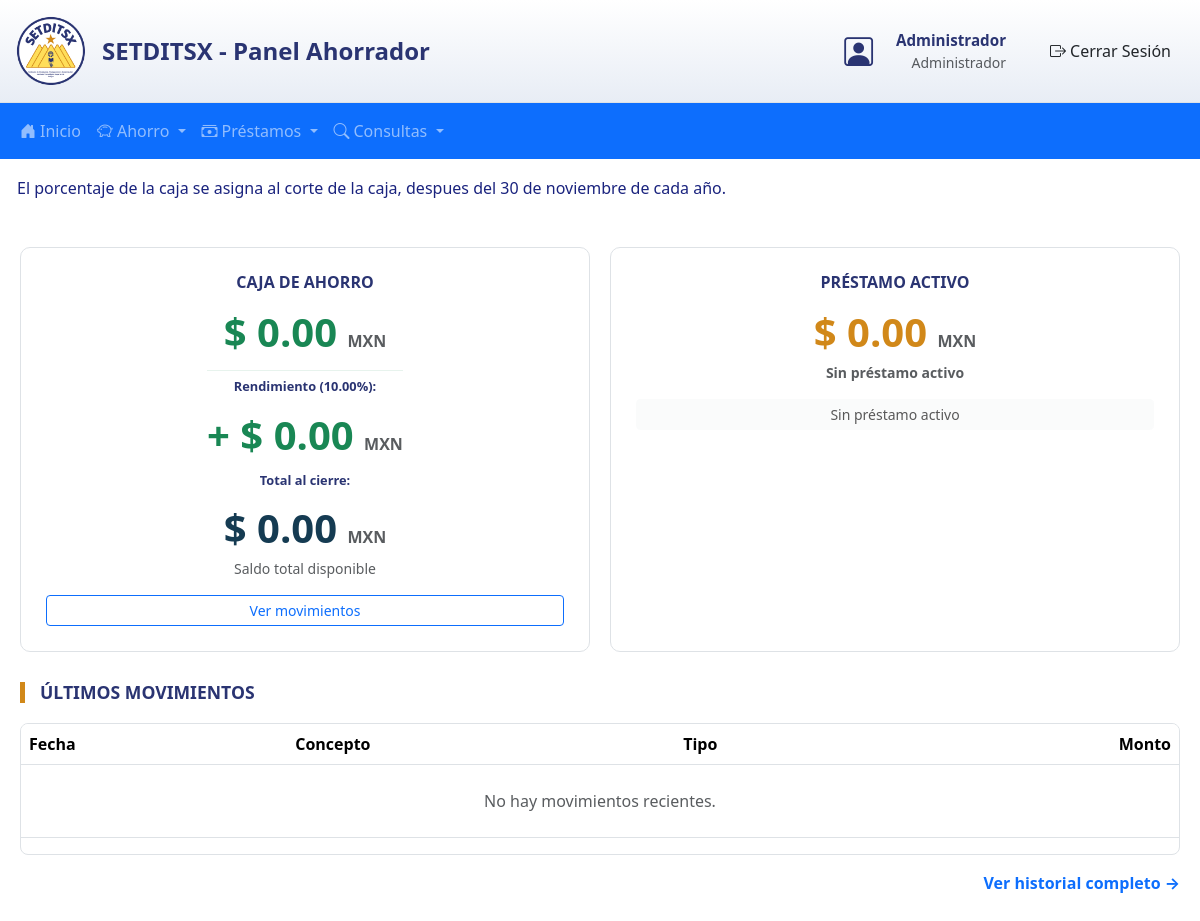
/Usuario/panelAhorrador.php (signed in), run on an earlier commit of the app's database.
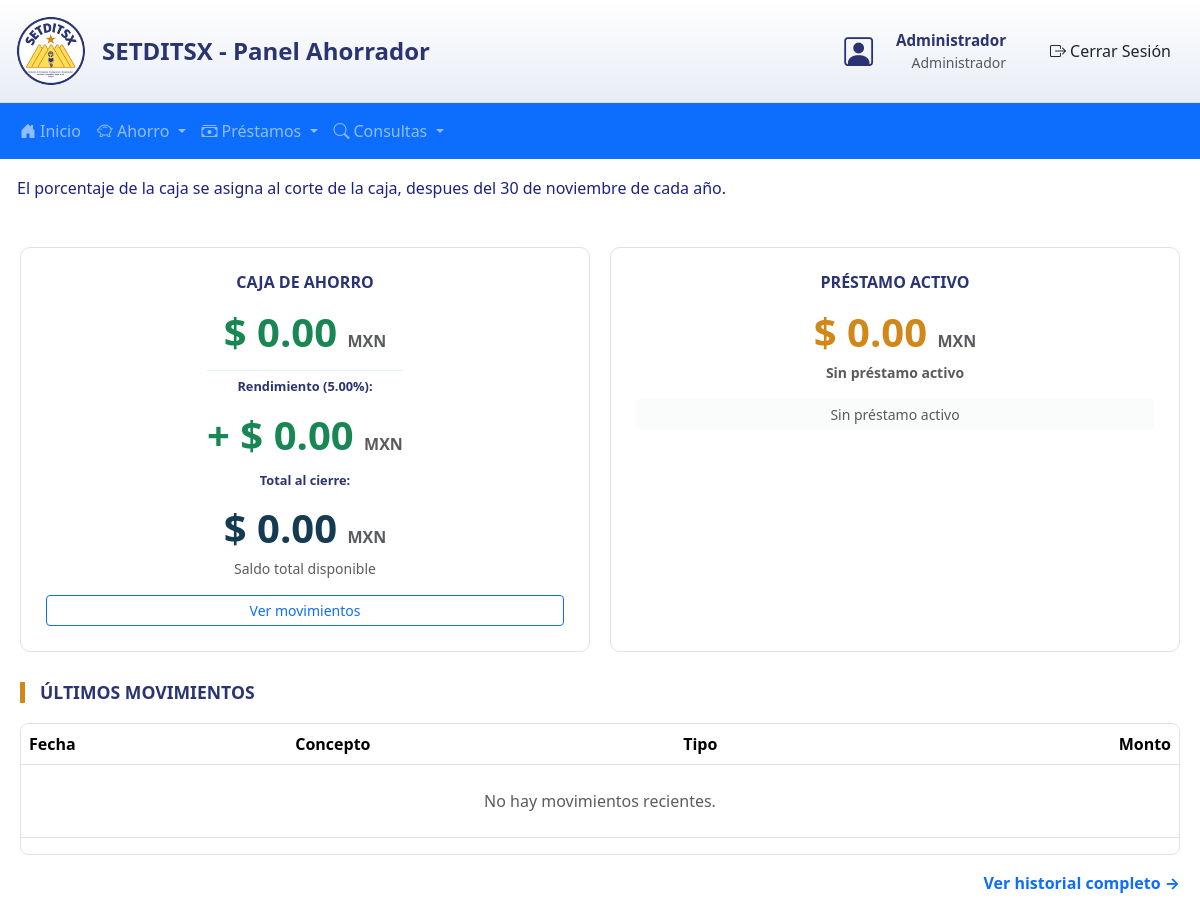
And on a later commit of the database.
### tables this page shows
CREATE TABLE IF NOT EXISTS datos_sistema (
    id_datos INT AUTO_INCREMENT PRIMARY KEY,
    nombre_director VARCHAR(200),
    periodo VARCHAR(50),
    nombre_enc_personal VARCHAR(200),
    tasa_interes_general DECIMAL(5,2) DEFAULT 30.00,
    rendimiento_anual_ahorros DECIMAL(5,2) DEFAULT 5.00,
    correo_soporte VARCHAR(100) DEFAULT 'soporte@itsx.com',
    usuario_actualizacion VARCHAR(100),
    fecha_actualizacion TIMESTAMP DEFAULT CURRENT_TIMESTAMP ON UPDATE CURRENT_TIMESTAMP
);

### includes/Usuario/logica_panel.php (called while the page is built, shortened)
<?php
try {
    $sql = "SELECT rendimiento_anual_ahorros FROM datos_sistema LIMIT 1";
    $stmt = $pdo->prepare($sql);
    $stmt->execute();
    $resultado = $stmt->fetch(PDO::FETCH_ASSOC);
    if ($resultado) {
        $porcentaje_Rendimiento = $resultado['rendimiento_anual_ahorros'];
    }
} catch (PDOException $e) {
    error_log("Error al obtener rendimiento: " . $e->getMessage());
}
?>

### Usuario/panelAhorrador.php (the view, shortened to what the changed rows need)
<?php
require_once '../includes/init.php';
require_once '../includes/Usuario/logica_panel.php';
$id_usuario = $_SESSION['id_usuario'];
$stmt = $pdo->prepare("SELECT monto_ahorrado FROM ahorro WHERE id_usuario = :id");
$stmt->execute([':id' => $id_usuario]);
$ahorro = $stmt->fetch(PDO::FETCH_ASSOC);
$saldo_total = $ahorro ? $ahorro['monto_ahorrado'] : 0.00;
?>
<!doctype html>
<html lang="es">
<head>
    <link rel="stylesheet" href="../css/estilo_ahorrador.css">
    <link rel="stylesheet" href="../css/bootstrap/bootstrap.min.css">
    <link rel="stylesheet" href="../css/Bootstrap-icons/font/Bootstrap-icons.min.css">
</head>
<body>
    <div class="main-container">
        <div class="dashboard-cards">
            <div class="info-card">
                <div class="card-amount amount-success">
                    $ <?php echo number_format($saldo_total, 2); ?> <span class="fs-6 text-muted">MXN</span>
                    <?php
             $mes_actual = date('n');
             if ($mes_actual == 12):
             ?>
                    <hr class="my-2" style="opacity: 0.1">
                    <h6 class="card-label" style="font-size: 0.8rem;">Rendimiento
                        (<?php echo $porcentaje_Rendimiento; ?>%):</h6>
                    <div class="text-success fw-bold">
                        <?php
                        $ganancia = ($saldo_total * $porcentaje_Rendimiento) / 100;
                        echo '+ $ ' . number_format($ganancia, 2);
                    ?>
                        <span class="fs-6 text-muted">MXN</span>
                    </div>
                    <h6 class="card-label mt-2" style="font-size: 0.8rem;">Total al cierre:</h6>
                    <div class="fw-bold" style="color: #153b52;">
                        $ <?php echo number_format($saldo_total + $ganancia, 2); ?>
                        <span class="fs-6 text-muted">MXN</span>
                    </div>
                    <?php endif; ?>
                </div>
            </div>
        </div>
        <section>
            <div class="table-container">
                <table class="table">
                    <thead>
                        <tr>
                            <th>Fecha</th>
                            <th>Concepto</th>
                            <th>Tipo</th>
                            <th class="text-end">Monto</th>
                        </tr>
                    </thead>
                </table>
            </div>
        </section>
    </div>
</body>
</html>

What changed in the data, as far as the page shows it:
changed datos_sistema: rendimiento_anual_ahorros "10.00" → "5.00"
